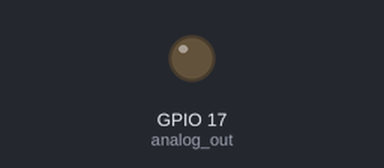
The program below on a simulated Raspberry Pi (BCM pin numbers). On the bench: output pins drawn as LEDs (lit = HIGH).

Above: at 0.05 s.
At 0.95 s:
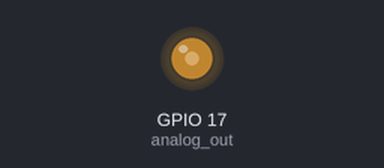
At 1.9 s:
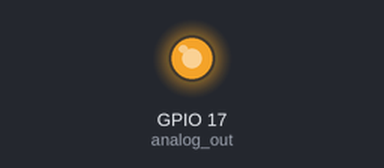
At 3.8 s:
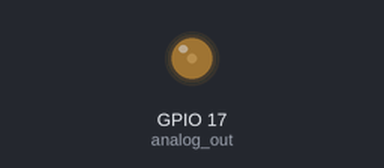
Timing chart, 0 to 5.5 s (numbered marks = the images above):
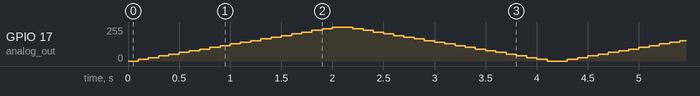

The program:

PWM.py
```python
import RPi.GPIO as GPIO
from time import sleep

#setup PWM
GPIO.setmode(GPIO.BCM)                         #use Broadcom notation
GPIO.setup(17, GPIO.OUT)                       #GPIO17 is output
analog_out=GPIO.PWM(17, 100)                   #setup GPIO17 for PWM at 100Hz
analog_out.start(0)                            #start PWM at 0% duty cycle

try:
	while True:
		for dc in range(0, 101, 5):
			analog_out.ChangeDutyCycle(dc)             #change duty cycle
			sleep(0.1)                                 #wait for 0.1 second
		for dc in range(100, -1, -5):
			analog_out.ChangeDutyCycle(dc)             #change duty cycle
			sleep(0.1)                                 #wait for 0.1 second

except KeyboardInterrupt:              #Ctrl+C is pressed
	analog_out.stop()              #stop PWM
	GPIO.cleanup()                 #release GPIO hardware resources
	exit()                         #exit program
```
